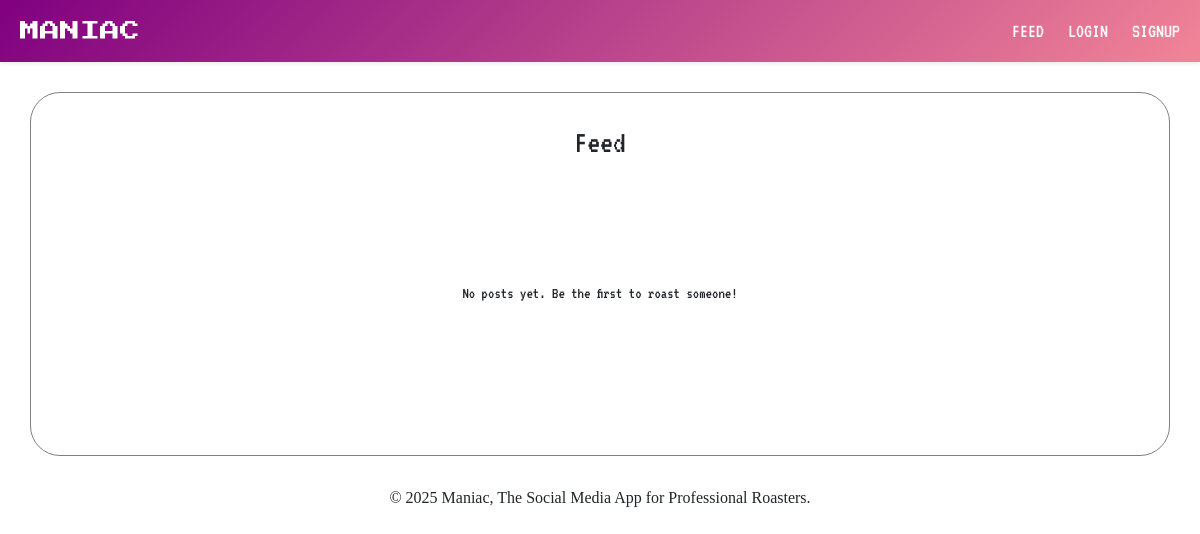
/, run on an earlier commit of the app's database.
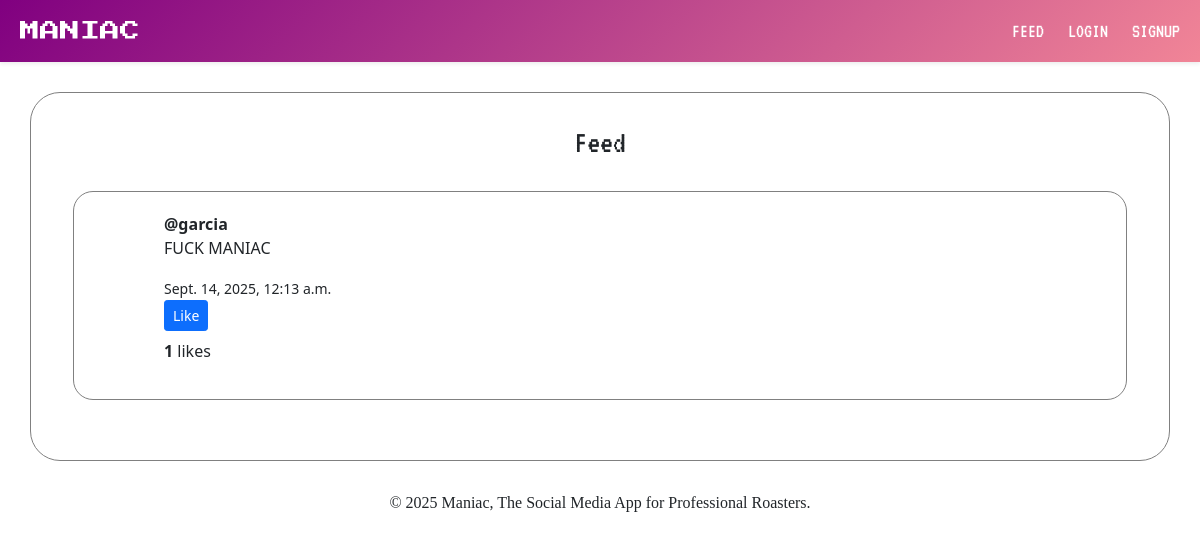
And on a later commit of the database.
### core/models.py (models this page shows, shortened)
class Post(models.Model):
    author = models.ForeignKey(User, on_delete=models.CASCADE)
    content = models.TextField()
    created_at = models.DateTimeField(auto_now_add=True)
    likes = models.ManyToManyField(User, related_name='liked_posts', blank=True)
    def total_likes(self):
        return self.likes.count()

### core/views.py (the view)
# urls.py: path('', views.feed, name='feed'),
def feed(request):
    posts = Post.objects.all().order_by('-created_at')
    return render(request, 'core/feed.html', {'posts': posts})

### core/templates/core/feed.html (shortened to what this page needs)
{% extends "core/base.html" %}
{% block content %}
  <div class="container container-feed-styling">
    <h2 class="font-for-text text-center">Feed</h2>
    {% for post in posts %}
      <div class="container-post-styling">
        <strong>@{{ post.author.username }}</strong>
        <p>{{ post.content }}</p>
        <small>{{ post.created_at }}</small>
        <form method="post" action="{% url 'like_post' post.id %}">
        {% if user in post.likes.all %}
          <button type="submit" class="btn btn-sm btn-danger">Unlike</button>
        {% else %}
          <button type="submit" class="btn btn-sm btn-primary">Like</button>
        {% endif %}
      </form>
      <p class="mt-2"><strong>{{ post.total_likes }}</strong> likes</p>
      </div>
    {% empty %}
      <p class="text-center font-for-text no-posts-text">No posts yet. Be the first to roast someone!</p>
    {% endfor %}
  </div>
{% endblock %}

What changed in the data, as far as the page shows it:
added Post: author.username "garcia", content "FUCK MANIAC", created_at "Sept. 14, 2025, 12:13 a.m.", shows "Like", total_likes "1"
Also different on the page:
text no longer shown: "No posts yet. Be the first to roast someone!"
